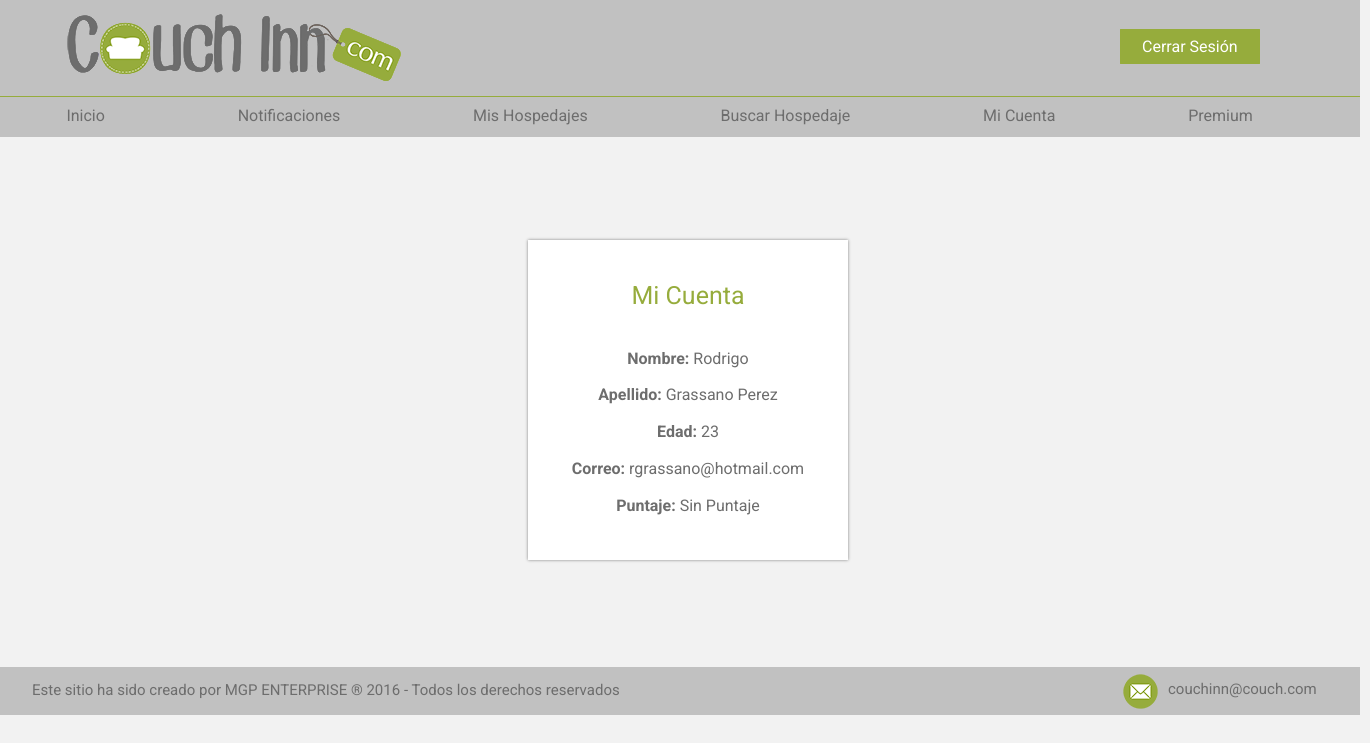
The app's page /Login_MiCuenta.php (signed in) with its own data.
### tables this page shows
CREATE TABLE IF NOT EXISTS `ucomun` (
`idUComun` int(11) NOT NULL,
  `Usuario` varchar(50) NOT NULL,
  `Clave` varchar(20) NOT NULL,
  `Nombre` varchar(30) NOT NULL,
  `Apellido` varchar(30) NOT NULL,
  `Edad` int(3) NOT NULL,
  `Mail` varchar(40) NOT NULL,
  `Premium` tinyint(1) NOT NULL,
  `Puntaje` double NOT NULL
);

### Login_MiCuenta.php (the view, shortened to what this page needs)
<!DOCTYPE html>
<head>
	<link rel ="stylesheet" type ="text/css" href ="Estilos_Login_MiCuenta.css"/>
</head>
<body>
	<?php
		include("Login_Cabeza.php");
	?>
	<div id= "cuerpo">
		<?php
			include("Login_Menu.php");
		?>
		<div id= "MiCue">
			<div id= "titulo">
				Mi Cuenta
					<div id="formu">
						<?php
						$query = "SELECT * FROM ucomun WHERE ucomun.idUComun=".$_SESSION['idUComun']."";
						$q = mysql_query($query, $link);
						$res=mysql_fetch_array($q);
						?>
						<div id= "formulario">
							<b> Nombre: </b> <?php echo $res['Nombre'] ?>
						</div>
						<div id= "formulario">
							<b> Apellido: </b> <?php echo $res['Apellido'] ?>
						</div>
						<div id= "formulario">
							<b> Edad: </b> <?php echo $res['Edad'] ?>
						</div>
						<div id= "formulario">
							<b> Correo: </b> <?php echo $res['Mail'] ?>
						</div>
						<div id= "formulario">
							<b> Puntaje: </b>
							<?php
							if ($res['Puntaje'] == 0) {
								echo "Sin Puntaje";
							}
							else {
								echo $res['Puntaje'];
							}
							?>
						</div>
					</div>
			</div>
		</div>
	</div>
	<?php
		include("Pie.php");
	?>
</body>
</html>

### Estilos_Login_MiCuenta.css (style rules this page uses)
* { margin: 0; padding: 0; }
body { background: #f2f2f2; font-family: "Roboto"; border-top: 30px; }
#cuerpo { width: 70em; padding-top:6em; }
#MiCue { float: left; color:#6d6d6d; text-align: center; padding-top:5em; width: 20em; height: 15em; margin-top: 3em; margin-left: 33em; margin-bottom: 6.7em; background: #fff; box-shadow: 0px 0px 3px grey; overflow: hidden }
#titulo { font-family: "Roboto"; font-size: 25px; color: #96ac3c; text-align: center; margin-top:-1.5em; margin-bottom:3em; }
#formu { width:15em; height: 10em; margin-top: 2.7em; margin-left: em; font-family: "Roboto"; color: #6d6d6d; font-size: 16px; }
#formulario { width: 15em; height: 1.5em; margin-top: 0.8em; margin-left: 2.5em; font-family: "Roboto"; color: #6d6d6d; font-size: 16px; }

### Estilos_Login_Menu.css (style rules this page uses)
body { line-height: 1; }
body { font-family: "Roboto"; }

### records on screen
ucomun: Nombre "Rodrigo", Apellido "Grassano Perez", Edad "23", Mail "rgrassano@hotmail.com"
